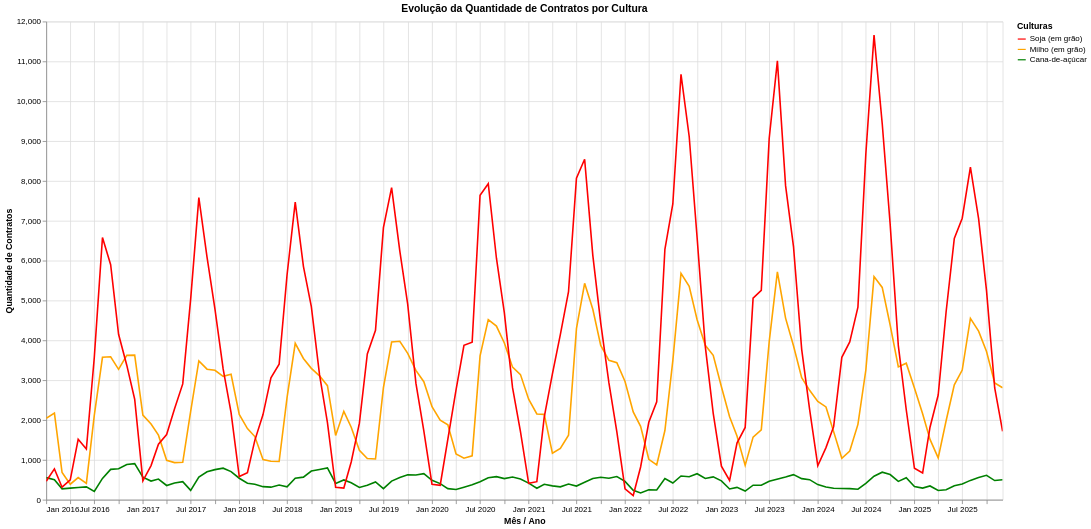

This figure's notebook cell:
### Code cell
tabela_numero_contratos = sicor.groupby(['cultura','ano','mes']).size().reset_index(name='quantidade')

# Coluna com a data formatada adequadamente
tabela_numero_contratos['data'] = pd.to_datetime({
    'year': tabela_numero_contratos['ano'],
    'month': tabela_numero_contratos['mes'],
    # o dia é padronizado como o 1° dia de cada mês, porque a função exige que se passe um dia
    'day': 1
})

cores = alt.Scale(
    domain=['Soja (em grão)', 'Milho (em grão)', 'Cana-de-açúcar'],
    range=['red','orange','green']
)

grafico_numero_contratos = alt.Chart(tabela_numero_contratos).mark_line().encode(
    x=alt.X('yearmonth(data):T', 
        title='Mês / Ano',
    ),
    y=alt.Y('quantidade:Q',
        title='Quantidade de Contratos',
    ),
    color=alt.Color('cultura:N', scale=cores, title= 'Culturas')
).properties(
    title='Evolução da Quantidade de Contratos por Cultura',
    width=1200,
    height=600
).interactive()

grafico_numero_contratos

### Figure 1 — Vega-Lite specification as saved in the notebook (floating-point values rounded to 4 significant figures; data arrays with more than 128 entries replaced by an {"elided": "..."} marker saying what was removed)
{"config": {"view": {"continuousWidth": 300, "continuousHeight": 300}}, "data": {"name": "data-16db0087e70379b0f9b287565ee64459"}, "mark": {"type": "line"}, "encoding": {"color": {"field": "cultura", "scale": {"domain": ["Soja (em grão)", "Milho (em grão)", "Cana-de-açúcar"], "range": ["red", "orange", "green"]}, "title": "Culturas", "type": "nominal"}, "x": {"field": "data", "timeUnit": "yearmonth", "title": "Mês / Ano", "type": "temporal"}, "y": {"field": "quantidade", "title": "Quantidade de Contratos", "type": "quantitative"}}, "height": 600, "params": [{"name": "param_1e9efca18e7a2868", "select": {"type": "interval", "encodings": ["x", "y"]}, "bind": "scales"}], "title": "Evolução da Quantidade de Contratos por Cultura", "width": 1200, "$schema": "https://vega.github.io/schema/vega-lite/v6.4.1.json", "datasets": {"data-16db0087e70379b0f9b287565ee64459": {"elided": "358 records"}}}
